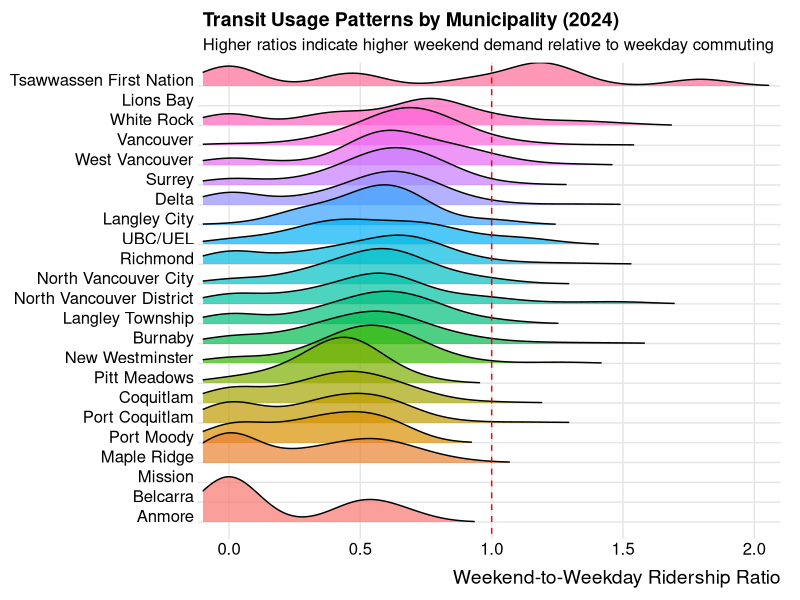

This chart was generated by the following R code:
# Ridge Plot
# Purpose: Show the distribution of the weekend_ratio (your new column) for each Municipality.

install.packages("ggridges")

library(ggplot2)
library(ggridges)
library(tidyverse)

bus_ridership <- read_csv("data/TransLink_Bus_Stop_Ridership_2019_2024.csv") |>
  filter(TSPR_Year == 2024) |>
  mutate(
    weekend_avg = (Stop_Avg_Daily_Boardings_Sat + Stop_Avg_Daily_Boardings_SunHol) / 2,
    weekend_ratio = weekend_avg / Stop_Avg_Daily_Boardings_MF
  ) |>
  filter(Stop_Avg_Daily_Boardings_MF > 0 & !is.na(weekend_ratio)) |>
  filter(!is.na(Municipality)) |>
  mutate(Municipality = fct_reorder(Municipality, weekend_ratio, .fun = median))



ggplot(bus_ridership, aes(x = weekend_ratio, y = Municipality, fill = Municipality)) +
  
  geom_density_ridges(alpha = 0.7, scale = 2, rel_min_height = 0.01) +
  
  theme_ridges() +
  
  geom_vline(xintercept = 1.0, linetype = "dashed", color = "red") +
  
  labs(
    title = "Transit Usage Patterns by Municipality (2024)",
    subtitle = "Higher ratios indicate higher weekend demand relative to weekday commuting",
    x = "Weekend-to-Weekday Ridership Ratio",
    y = NULL
  ) +
  
  theme(legend.position = "none") +
  
  coord_cartesian(xlim = c(0,2))
